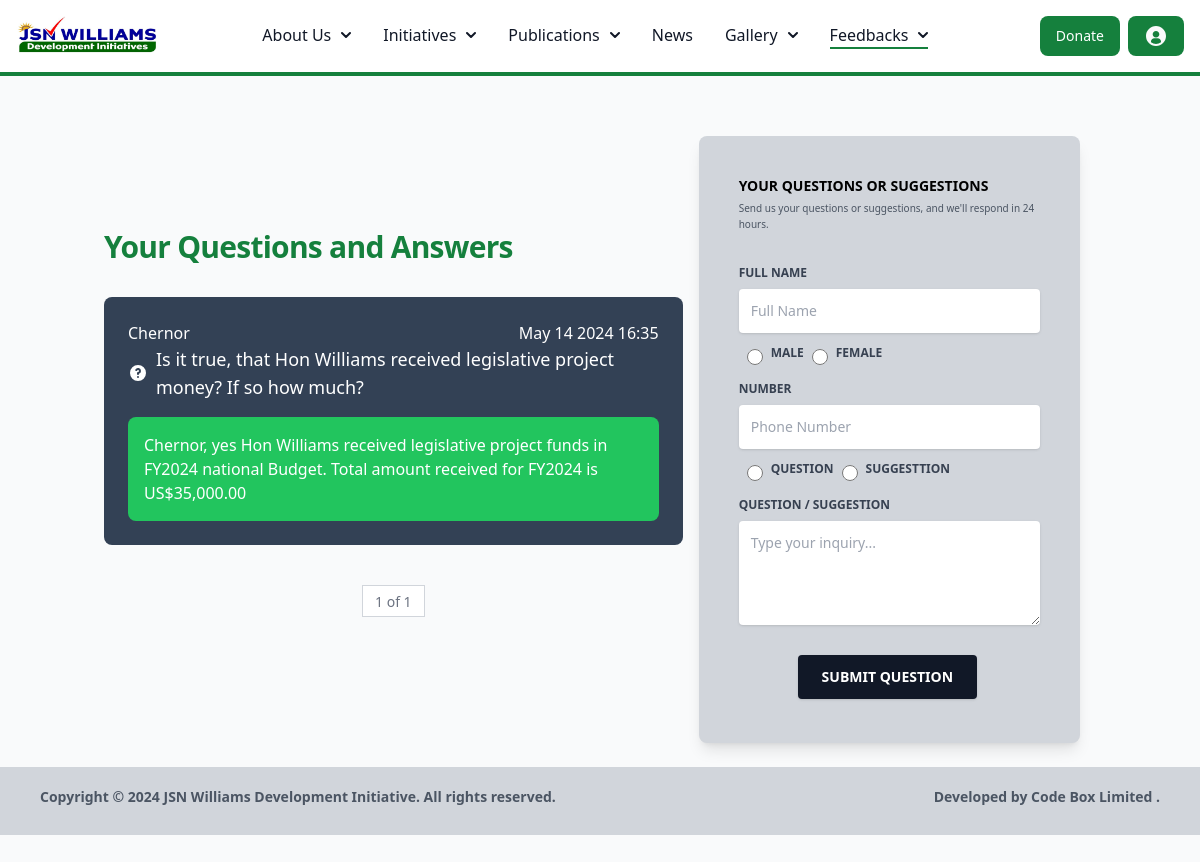
The page /question/ on the database its author committed.
### core/models.py (models this page shows, shortened)
class BaseModel(models.Model):
    created_at = models.DateTimeField(db_index=True, default=timezone.now)
    updated_at = models.DateTimeField(auto_now=True)
    class Meta:
        abstract = True

class Question(BaseModel):
    name = models.CharField(max_length=255, blank=True, null=True)
    number = models.CharField(max_length=255, blank=True, null=True)
    question = models.TextField()
    answer = models.TextField(blank=True, null=True)
    is_fqa = models.BooleanField(default=False)
    is_suggestion = models.BooleanField(default=False)
    answer_time = models.DateTimeField(blank=True, null=True)
    gender = models.CharField(max_length=255, choices=Gender, blank=True, null=True)

### core/views.py (the view)
# urls.py: path('question/', QuestionListView.as_view(), name='question'),
class QuestionListView(generic.ListView):
    queryset = Question.objects.filter(is_fqa=False)
    model = Question
    paginate_by = 30
    context_object_name = 'object'
    extra_context = {'year': datetime.now().year, 'title': 'Question', 'list': [1,2,3,4,5]}
    template_name = 'pages/questions.html'

### templates/pages/questions.html
{% extends "layout.html" %}
{% block content1 %}
<div class="mt-24 md:mt-14">
    <div class="container  mx-auto px-4 lg:max-w-5xl">
        <div class="items-center flex flex-col-reverse flex-wrap md:flex-row justify-center ">
            <div class="w-full  md:w-7/12 mx-auto mt-6">
                <h2 class="mb-8 text-3xl tracking-tight font-extrabold text-pr2">Your Questions and Answers</h2>
                {% for i in object %}
                    {% include "components/question.html" with question=i.question answer=i.answer name=i.name time=i.created_at|date:"N d Y H:i" %}
                {% endfor %}
                {% include "components/pagination.html" %}
            </div>
            <div class="w-full md:w-5/12 px-4 mx-auto justify-items-center self-center md:self-start md:mt-20">
                {% include "components/question_form.html" %}
            </div>
        </div>
    </div>
</div>
{% endblock %}

### templates/layout.html (shortened to what this page needs)
{% extends "base.html" %}
{% block content %}
{% load static %}
<section class="w-full h-screen ">
  <nav class="bg-white fixed w-full z-50 top-0 start-0 border-b-4 border-pr1">
    <div class="max-w-screen-xl flex flex-wrap items-center justify-between mx-auto p-4">
      <a href="{% url 'home' %}" class="flex items-center space-x-3 rtl:space-x-reverse">
        <img src="{% static 'images/logo.jpeg'%}" class=" md:block h-10 " alt="Logo">
      </a>
      <div class="flex md:order-2 space-x-3 md:space-x-0 rtl:space-x-reverse">
        <button type="button"
          class="text-white bg-pr1 hover:bg-black focus:ring-4 mx-2 focus:outline-none focus:ring-green-300 font-medium rounded-lg text-sm md:text-xs lg:text-sm px-2 lg:px-4 py-2  text-center">Donate</button>
          <button id="dropdownNavbarLink6" data-dropdown-toggle="dropdownNavbar6"
            class="text-white bg-pr1 hover:bg-black focus:ring-4 focus:outline-none focus:ring-green-300 font-medium rounded-lg text-sm px-2 md:px-4 py-2 mx-1 text-center ">
          </button>
      </div>
      <div class="items-center justify-between hidden w-full md:flex md:w-auto md:order-1" id="navbar-sticky">
        <ul
          class="flex flex-col p-4 md:p-0  mt-4 md:text-xs lg:text-base font-medium border border-pr2 rounded-lg bg-gray-50 md:space-x-3 lg:space-x-8 rtl:space-x-reverse md:flex-row md:mt-0 md:border-0 md:bg-white">
          <li>
            <button id="dropdownNavbarLink" data-dropdown-toggle="dropdownNavbar"
              class="flex items-center justify-between w-full py-2 px-2 text-gray-900 rounded hover:bg-gray-100 md:hover:bg-transparent  md:hover:text-pr2 md:p-0 md:w-auto md:rounded-none  ">About
              Us <svg class="w-2.5 h-2.5 ms-2.5" aria-hidden="true" xmlns="http://www.w3.org/2000/svg" fill="none"
                viewBox="0 0 10 6">
                <path stroke="currentColor" stroke-linecap="round" stroke-linejoin="round" stroke-width="2"
                  d="m1 1 4 4 4-4" />
              </svg>
            </button>
          </li>
          <li>
            <button id="dropdownNavbarLink1" data-dropdown-toggle="dropdownNavbar1"
              class="flex items-center justify-between w-full py-2 px-3 text-gray-900 rounded hover:bg-gray-100 md:hover:bg-transparent md:hover:text-pr2 md:p-0 md:w-auto md:rounded-none {% if  request.resolver_match.url_name  == 'initiative' %} border-b-2 border-pr2 {% endif %} ">Initiatives<svg
                class="w-2.5 h-2.5 ms-2.5" aria-hidden="true" xmlns="http://www.w3.org/2000/svg" fill="none"
                viewBox="0 0 10 6">
                <path stroke="currentColor" stroke-linecap="round" stroke-linejoin="round" stroke-width="2"
                  d="m1 1 4 4 4-4" />
              </svg>
            </button>
          </li>
          <li>
            <button id="dropdownNavbarLink4" data-dropdown-toggle="dropdownNavbar4"
              class="flex items-center justify-between w-full py-2 px-2 text-gray-900 rounded hover:bg-gray-100 md:hover:bg-transparent md:hover:text-pr2 md:p-0 md:w-auto md:rounded-none {% if  request.resolver_match.url_name  == 'report' %} border-b-2 border-pr2 {% endif %}">Publications<svg
                class="w-2.5 h-2.5 ms-2.5" aria-hidden="true" xmlns="http://www.w3.org/2000/svg" fill="none"
                viewBox="0 0 10 6">
                <path stroke="currentColor" stroke-linecap="round" stroke-linejoin="round" stroke-width="2"
                  d="m1 1 4 4 4-4" />
              </svg>
            </button>
          </li>
          <li>
            <a href="{% url 'blog' %}"
              class="block py-2 px-3 text-gray-900 rounded hover:bg-pr2 md:hover:bg-transparent md:p-0 md:rounded-none {% if  request.resolver_match.url_name  == 'blog' %} border-b-2 border-pr2 {% endif %}">News</a>
          </li>
          <li>
            <button id="dropdownNavbarLink5" data-dropdown-toggle="dropdownNavbar5"
              class="flex items-center justify-between w-full py-2 px-2 text-gray-900 rounded hover:bg-gray-100 md:hover:bg-transparent md:hover:text-pr2 md:p-0 md:w-auto md:rounded-none {% if  request.resolver_match.url_name  == 'gallery' %} border-b-2 border-pr2 {% endif %}">Gallery<svg
                class="w-2.5 h-2.5 ms-2.5" aria-hidden="true" xmlns="http://www.w3.org/2000/svg" fill="none"
                viewBox="0 0 10 6">
                <path stroke="currentColor" stroke-linecap="round" stroke-linejoin="round" stroke-width="2"
                  d="m1 1 4 4 4-4" />
              </svg>
            </button>
          </li>
          <li>
            <button id="dropdownNavbarLink3" data-dropdown-toggle="dropdownNavbar3"
              class="flex items-center justify-between w-full py-2 px-2 text-gray-900 rounded hover:bg-gray-100 md:hover:bg-transparent md:hover:text-pr2 md:p-0 md:w-auto md:rounded-none {% if  request.resolver_match.url_name  == 'question' %} border-b-2 border-pr2 {% endif %} ">Feedbacks<svg
                class="w-2.5 h-2.5 ms-2.5" aria-hidden="true" xmlns="http://www.w3.org/2000/svg" fill="none"
                viewBox="0 0 10 6">
                <path stroke="currentColor" stroke-linecap="round" stroke-linejoin="round" stroke-width="2"
                  d="m1 1 4 4 4-4" />
              </svg>
            </button>
          </li>
        </ul>
      </div>
    </div>
  </nav>
  <div class=" ">
    {% block content1 %}
  {% endblock %}
  </div>
  <footer class="bg-gray-300 pt-4 pb-6  mb-0">
      <div class="flex flex-wrap items-center mx-10 md:justify-between justify-center">
        <div class="text-sm text-gray-600 font-semibold py-1">
          Copyright © 2024 JSN Williams Development Initiative. All rights reserved.
        </div>
        <div class="text-sm text-gray-600 font-semibold">
          Developed by
          <a href="#" class="text-gray-600 hover:text-gray-900">Code Box Limited </a>.
        </div>
      </div>
  </footer>
</section>
{% endblock %}

### templates/base.html (shortened to what this page needs)
<!doctype html>
<html>
<head>
  {% load static %}
  <script src="https://cdn.tailwindcss.com"></script>
  <link
      rel="stylesheet"
      href="https://cdnjs.cloudflare.com/ajax/libs/font-awesome/5.15.3/css/all.min.css"
    />
</head>
<body class=" bg-gradient-to-r from-gray-50 to-gray-50">
    {% block content %}
    {% endblock %}
</body>
</html>

### templates/components/question.html (shortened to what this page needs)
<div class="mb-10 bg-slate-700 rounded-lg p-6">
    <div class="flex justify-between text-base text-white">
        <div>
            {{ name }}
        </div>
        <div>
            {{ time }}
        </div>
    </div>
    <h3 class="flex items-center mb-4 text-lg font-medium text-white">
        {{ question }}
    </h3>
    {% if answer %}
        <p class="text-white bg-green-500 p-4 rounded-lg">{{ answer }}</p>
    {% endif %}
</div>

### templates/components/pagination.html (shortened to what this page needs)
<nav aria-label="Page navigation example" class="text-center">
    <ul class="inline-flex -space-x-px text-sm">
        <li>
            <a href="#" aria-current="page" class="flex items-center justify-center px-3 h-8 leading-tight text-gray-500 bg-white border border-gray-300 hover:bg-gray-100 hover:text-gray-700 ">{{ page_obj.number }} of {{ page_obj.paginator.num_pages }}</a>
        </li>
    </ul>
  </nav>

### templates/components/question_form.html (shortened to what this page needs)
<div
class="relative flex flex-col min-w-0 break-words w-full mb-6 shadow-lg rounded-lg bg-gray-300"
>
              <div class="flex-auto p-5 lg:p-10">
                <h4 class="text-sm  font-semibold uppercase">Your Questions or Suggestions</h4>
                <p class="hidden md:block leading-relaxed mt-1 mb-4 text-gray-600 text-[10px]">
                  Send us your questions or suggestions, and we'll respond in 24 hours.
                </p>
                <form method="post" action="{% url 'new_question' %}">
                <div class="relative w-full mb-3 mt-8">
                  <label
                    class="block uppercase text-gray-700 text-xs font-bold mb-2"
                    for="full-name"
                    >Full Name</label
                  ><input
                    type="text"
                    name="name"
                    class="border-0 px-3 py-3 placeholder-gray-400 text-gray-700 bg-white rounded text-sm shadow focus:outline-none focus:ring w-full"
                    placeholder="Full Name"
                    style="transition: all 0.15s ease 0s;"
                  />
                </div>
                <div class="relative flex w-full mb-3">
                  <input
                  type="radio"
                  name="gender"
                  class="m-1 w-6"
                  value="Male"
                  />
                  <label
                  class="block uppercase text-gray-700 text-xs font-bold mb-2"
                  >Male</label
                  >
                  <input
                  type="radio"
                  name="gender"
                  class="m-1 w-6 "
                  value="Female"
                  />
                  <label
                  class="block uppercase text-gray-700 text-xs font-bold mb-2"
                  >Female</label
                  >
              </div>
                <div class="relative w-full mb-3">
                    <label
                    class="block uppercase text-gray-700 text-xs font-bold mb-2"
                    >Number</label
                    >
                    <input
                    type="text"
                    name="number"
                    class="border-0 px-3 py-3 placeholder-gray-400 text-gray-700 bg-white rounded text-sm shadow focus:outline-none focus:ring w-full"
                    placeholder="Phone Number "
                    style="transition: all 0.15s ease 0s;"
                    />
                </div>
                <div class="relative flex w-full mb-3">
                    <input
                    type="radio"
                    name="question_type"
                    class="m-1 w-6"
                    value="question"
                    />
                    <label
                    class="block uppercase text-gray-700 text-xs font-bold mb-2"
                    >Question</label
                    >
                    <input
                    type="radio"
                    name="question_type"
                    class="m-1 w-6 "
                    value="suggestion"
                    />
                    <label
                    class="block uppercase text-gray-700 text-xs font-bold mb-2"
                    >Suggesttion</label
                    >
                </div>
                <div class="relative w-full mb-3">
                  <label
                    class="block uppercase text-gray-700 text-xs font-bold mb-2"
                    for="message"
                    >Question / Suggestion</label
                  ><textarea
                    rows="4"
                    cols="80"
                    name="question"
                    class="border-0 px-3 py-3 placeholder-gray-400 text-gray-700 bg-white rounded text-sm shadow focus:outline-none focus:ring w-full"
                    placeholder="Type your inquiry..."
                  ></textarea>
                </div>
                <div class="text-center mt-6">
                  <button
                    class="bg-gray-900 text-white active:bg-gray-700 text-sm font-bold uppercase px-6 py-3 rounded shadow hover:shadow-lg outline-none focus:outline-none mr-1 mb-1"
                    type="submit"
                    style="transition: all 0.15s ease 0s;"
                  >
                    Submit Question
                  </button>
                </div>
              </form>
              </div>
</div>

### rows shown on the page
Question: name "Chernor", time "May 14 2024 16:35", question "Is it true, that Hon Williams received legislative project money? If so how much?", answer "Chernor, yes Hon Williams received legislative project funds in FY2024 national Budget. Total amount received for FY2024 is US$35,000.00"

### other values the page prints
{{ page_obj.number }} "1"
{{ page_obj.paginator.num_pages }} "1"
